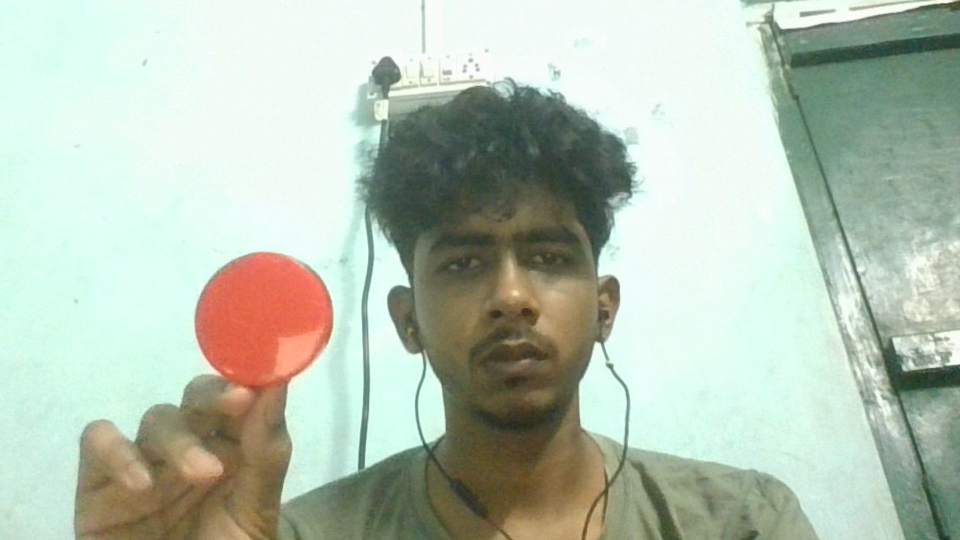
#> input picture p2.jpg, 1920 x 1080 px (shown at 1/2 size)
$ python contour_detection.py
#> lines starting #> are read from the running program, lines starting #| are printed output that depends on the picture; after the words box and inside, x2 and y2 are one past the last pixel; in counts of white or black regions, pixels touching at a corner belong together
import cv2
import numpy as np

img = cv2.imread('p2.jpg')
#> img is the input picture: shape (1080, 1920, 3); mean B, G, R 178.9, 194.5, 181.8
img = cv2.resize(img,None,fx=0.4,fy=0.4)
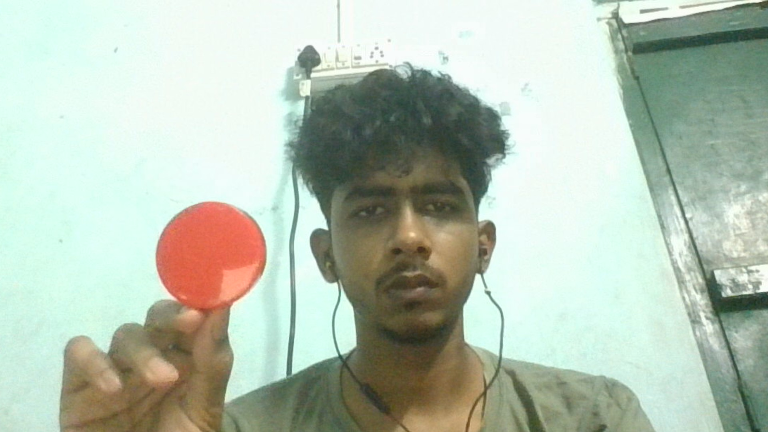
#> img: shape (432, 768, 3); mean B, G, R 178.9, 194.5, 181.8

g_img = cv2.cvtColor(img,cv2.COLOR_BGR2GRAY)
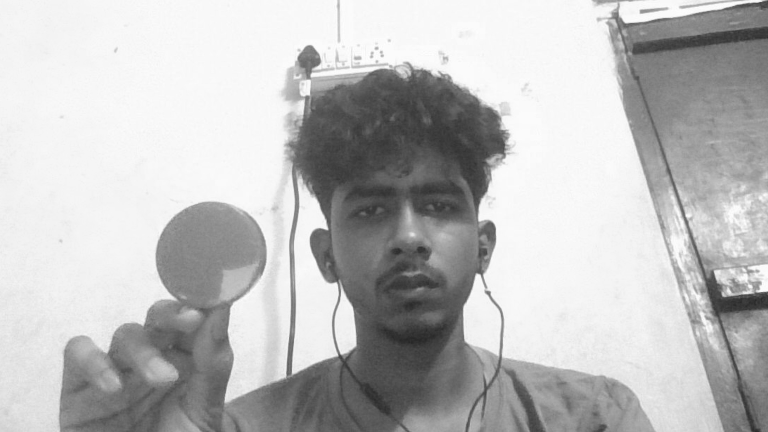
#> g_img: shape (432, 768); min 39, max 254, mean 188.9
g_img = cv2.GaussianBlur(g_img,(5,5),0)
thresh_value,b_img = cv2.threshold(g_img,0,255,cv2.THRESH_BINARY_INV+cv2.THRESH_OTSU)
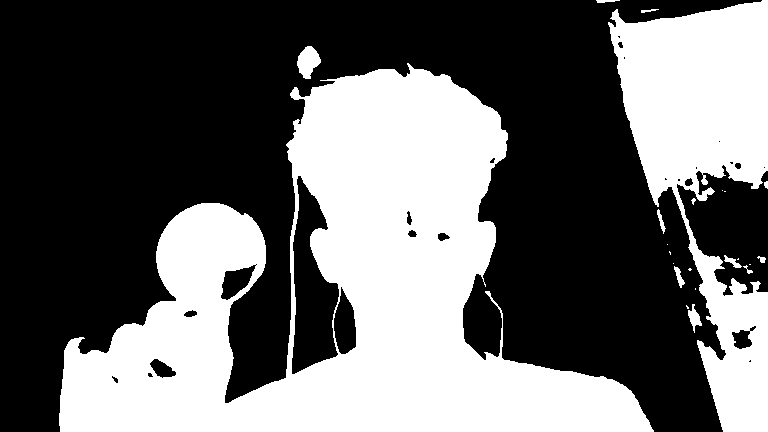
#> b_img: shape (432, 768); 40.7% white; 23 white regions (11 under 20 px)
#> thresh_value = 177

# gives a list contours
contour,hierachy = cv2.findContours(b_img,mode=cv2.RETR_TREE,method=cv2.CHAIN_APPROX_NONE)
#> contour = 49 contours, 24 with area under 20; largest, box (x1, y1, x2, y2) and area: (59, 63, 654, 432) 106952, (608, 0, 768, 432) 33052, (291, 175, 340, 375) 5694, (333, 286, 357, 355) 1078, (220, 264, 257, 301) 710

print('len of contour = {}'.format(len(contour)))
#| len of contour = 49
#print(contour)

copy_img = img.copy()

# used to draw contours
copy_img = cv2.drawContours(copy_img,contour,-1,(255,0,255),2)
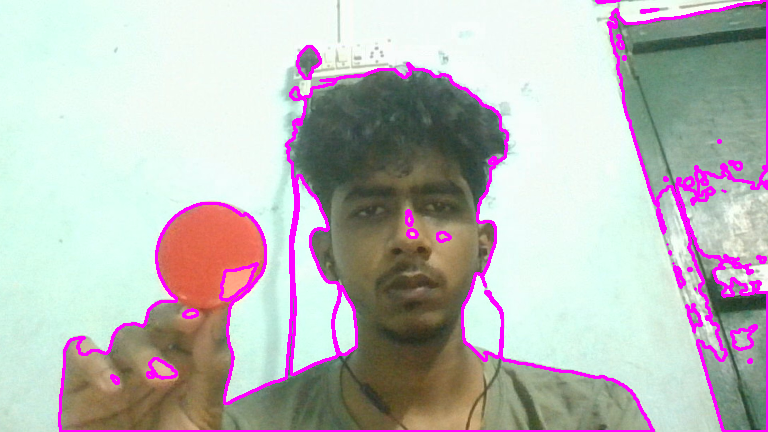
#> copy_img: shape (432, 768, 3); 5.42% of pixels changed, all inside (x1, y1, x2, y2) = (58, 0, 768, 432)

cv2.imshow('original',img)
cv2.imshow('binary',b_img)
cv2.imshow('contour image',copy_img)

cv2.waitKey(0)

$ run again, with p1.jpg copied over p2.jpg
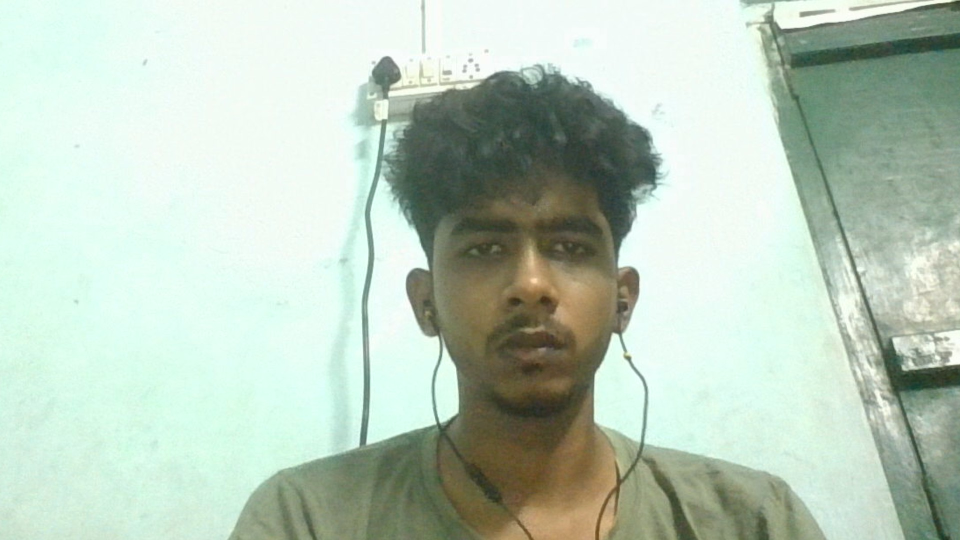
#> input picture p1.jpg, 1920 x 1080 px (shown at 1/2 size)
#> img is the input picture: shape (1080, 1920, 3); mean B, G, R 188, 203.5, 186.6
#> img: shape (432, 768, 3)
#> `thresh_value,b_img = cv2.threshold(g_img,0,255,cv2.THRESH_BINARY_INV+c..`:
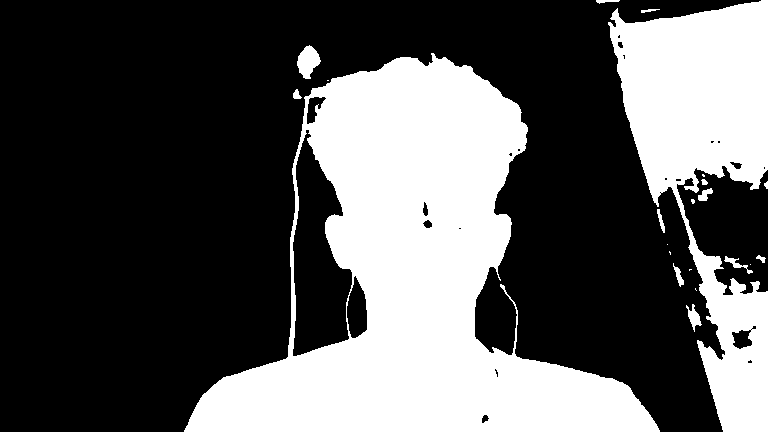
#> b_img: shape (432, 768); 34.5% white; 22 white regions (8 under 20 px)
#> thresh_value = 177
#> contour = 46 contours, 24 with area under 20; largest, box (x1, y1, x2, y2) and area: (184, 53, 660, 432) 88690, (608, 0, 768, 432) 32806, (292, 129, 353, 357) 8541, (346, 275, 368, 339) 938, (297, 45, 321, 79) 470
#| len of contour = 46
#> `copy_img = cv2.drawContours(copy_img,contour,-1,(255,0,255),2)`:
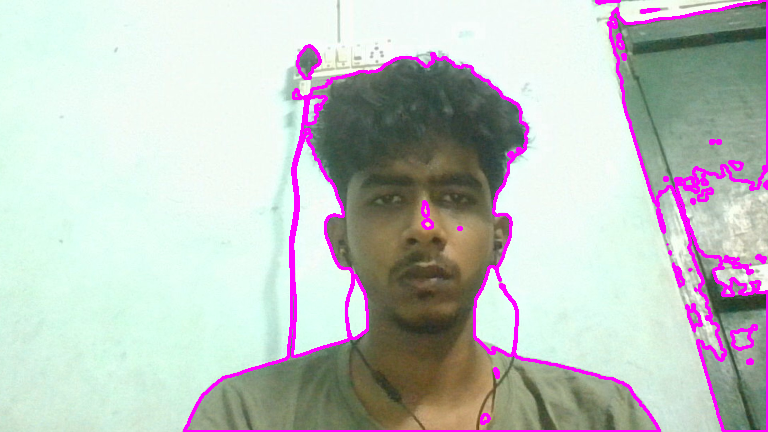
#> copy_img: shape (432, 768, 3); mean B, G, R 192.7, 195.5, 191.3

$ run again, with p3.jpg copied over p2.jpg
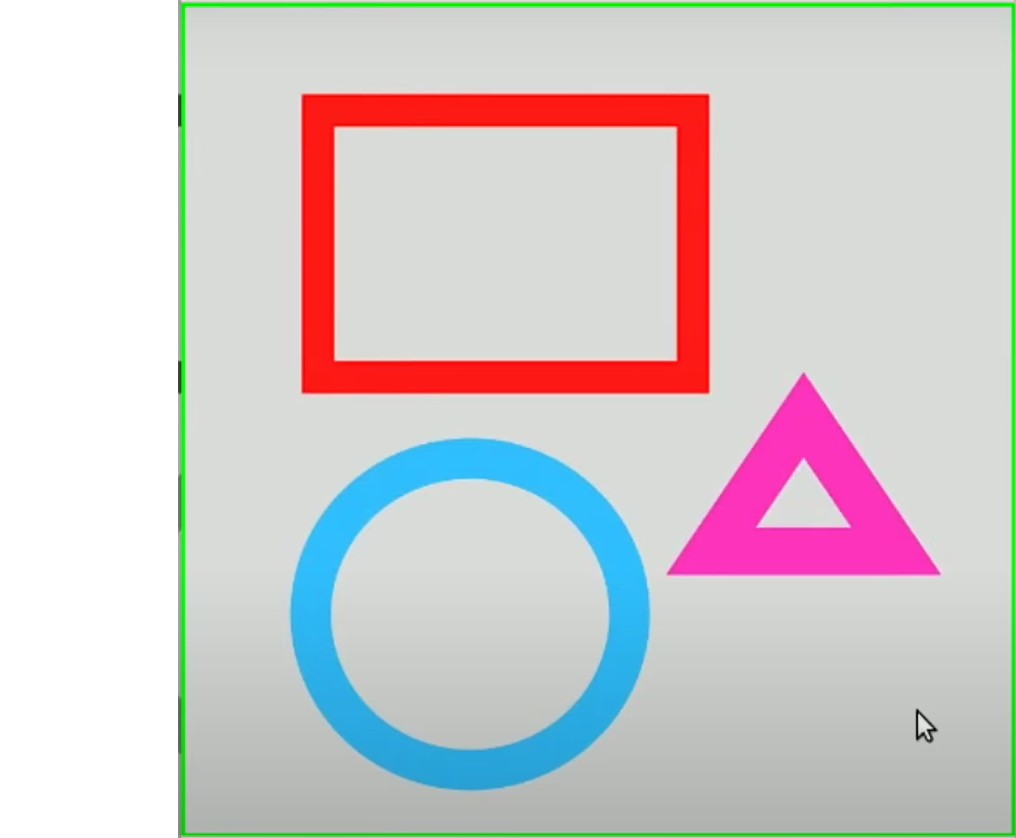
#> input picture p3.jpg, 1016 x 838 px
#> img is the input picture: shape (838, 1016, 3); mean B, G, R 205, 203.7, 210
#> img: shape (335, 406, 3)
#> `thresh_value,b_img = cv2.threshold(g_img,0,255,cv2.THRESH_BINARY_INV+c..`:
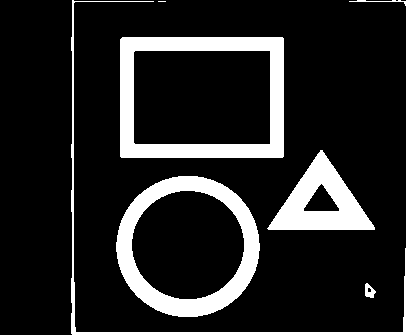
#> b_img: shape (335, 406); 14.6% white; 7 white regions (1 under 20 px)
#> thresh_value = 174
#> contour = 11 contours, 3 with area under 20; largest, box (x1, y1, x2, y2) and area: (120, 37, 284, 158) 19556, (116, 176, 260, 317) 15714, (133, 50, 271, 145) 12873, (131, 190, 245, 300) 9658, (267, 150, 375, 230) 4352, (71, 0, 406, 335) 1226, (303, 183, 340, 212) 568, (365, 283, 376, 298) 94
#| len of contour = 11
#> `copy_img = cv2.drawContours(copy_img,contour,-1,(255,0,255),2)`:
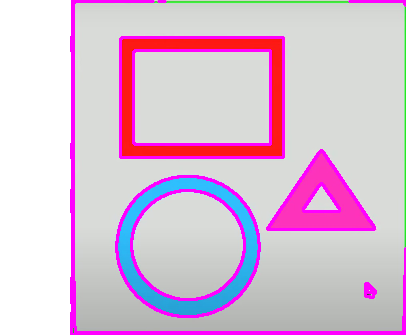
#> copy_img: shape (335, 406, 3); mean B, G, R 213.1, 190.7, 217.3

$ run again, with img.jpg copied over p2.jpg
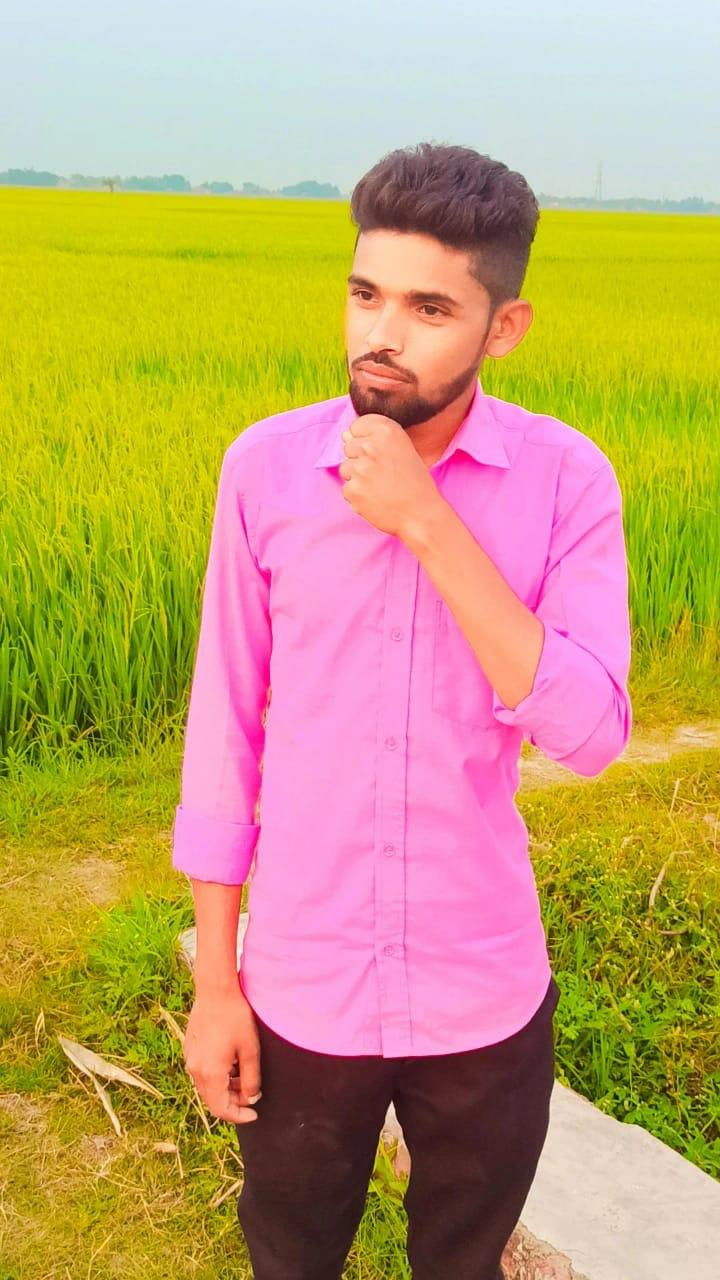
#> input picture img.jpg, 720 x 1280 px
#> img is the input picture: shape (1280, 720, 3); mean B, G, R 108.6, 161.9, 193.8
#> img: shape (512, 288, 3)
#> `thresh_value,b_img = cv2.threshold(g_img,0,255,cv2.THRESH_BINARY_INV+c..`:
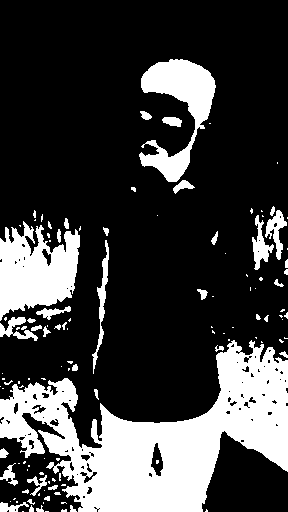
#> b_img: shape (512, 288); 24.7% white; 120 white regions (79 under 20 px)
#> thresh_value = 142
#> contour = 202 contours, 155 with area under 20; largest, box (x1, y1, x2, y2) and area: (0, 340, 288, 512) 23144, (0, 221, 80, 321) 4977, (139, 59, 216, 182) 3768, (252, 215, 274, 270) 409, (92, 240, 109, 374) 406
#| len of contour = 202
#> `copy_img = cv2.drawContours(copy_img,contour,-1,(255,0,255),2)`:
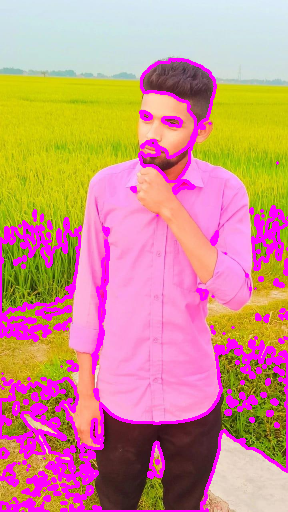
#> copy_img: shape (512, 288, 3); mean B, G, R 135.4, 144.5, 205.1
